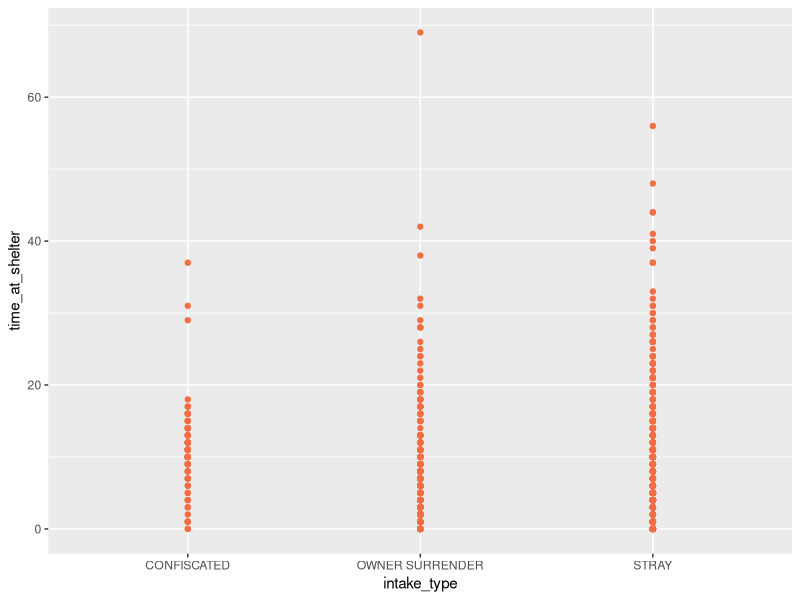
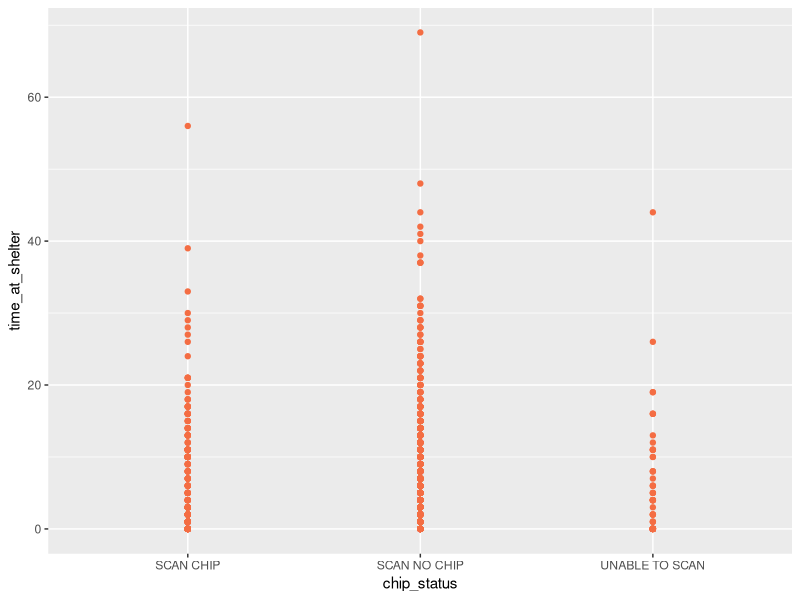
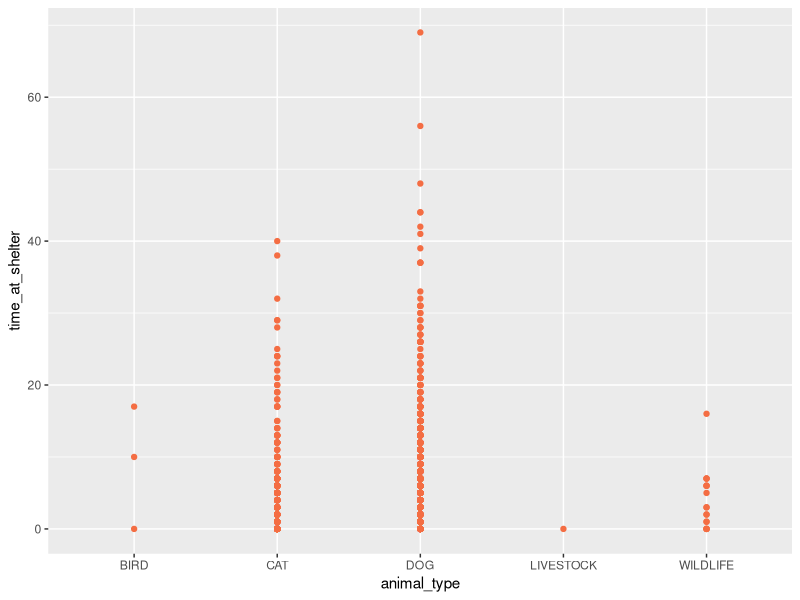
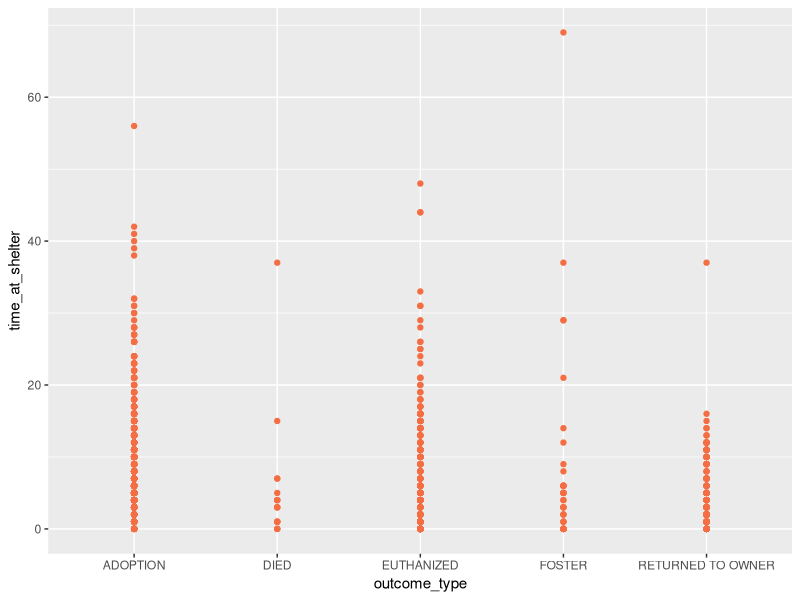
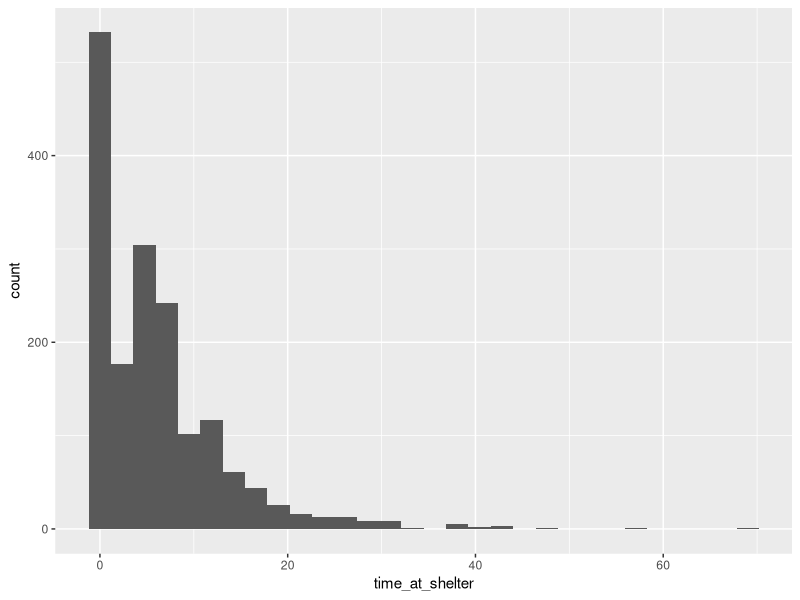
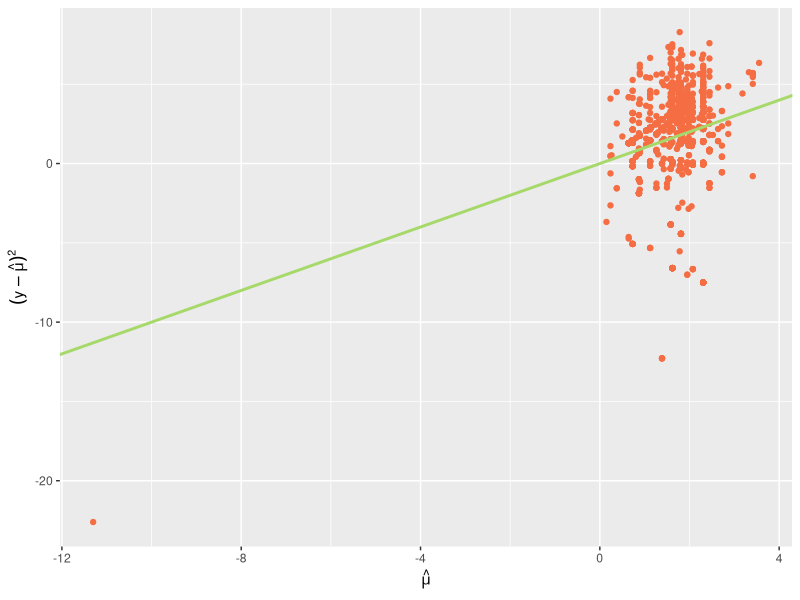
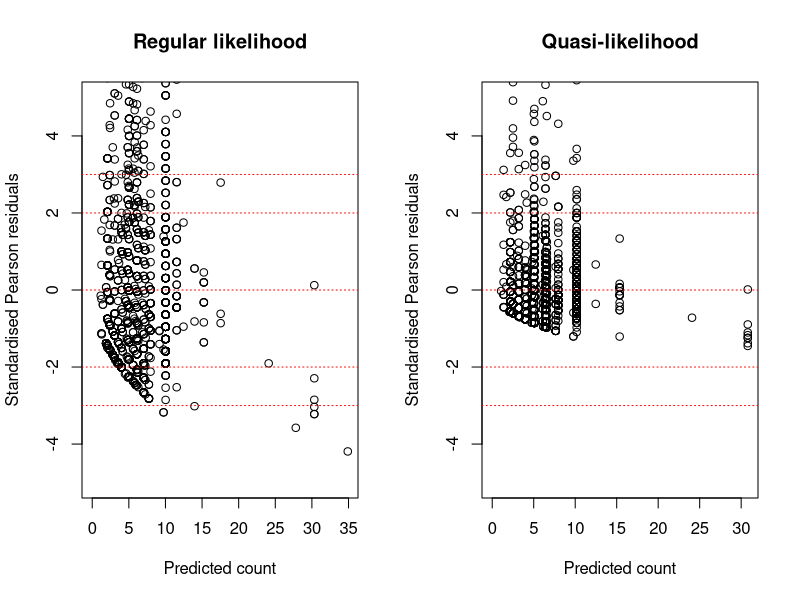

The R source for these figures, in order: (Note: this script raises an error after producing the figures.)
## ---- chunk 1
knitr::opts_chunk$set(echo = TRUE)
library(readr)
library(ggplot2)
library(tidyr)
library(dplyr)
library(scales)
library(skimr)
library(ggplot2)
library(tidyverse)
library(lmtest)
library(MASS)
library(pscl)
library(gridExtra)
## ---- chunk 2
animals=read.csv('dataset11.csv')
glimpse(animals)
## ---- chunk 3
p1<-ggplot(animals,mapping=aes(x=intake_type,y=time_at_shelter))+
  geom_point(col="#f46d43")
p2<-ggplot(animals,mapping=aes(x=chip_status,y=time_at_shelter))+
  geom_point(col="#f46d43")
p3<-ggplot(animals,mapping=aes(x=animal_type,y=time_at_shelter))+
  geom_point(col="#f46d43")
p4<-ggplot(animals,mapping=aes(x=outcome_type,y=time_at_shelter))+
  geom_point(col="#f46d43")
p1
p2
p3
p4
## ---- chunk 4
ggplot(data=animals,aes(x=time_at_shelter))+
  geom_histogram()
## ---- chunk 5
animals.cleaned=subset(animals,select=-c(month,year))
## ---- chunk 6
zero_set<-animals.cleaned%>%
  filter(time_at_shelter=="0")
nrow(zero_set)
## ---- chunk 7
animals.glm = glm(time_at_shelter~animal_type + intake_type + chip_status+outcome_type, data=animals.cleaned, family=poisson(link="log"))
animals.glm%>%
  summary()
## ---- chunk 8
#person statistic
sum(resid(animals.glm ,type="pearson")^2)
#Chi-Square(1665)
qchisq(0.95,1665,ncp=0)
## ---- chunk 9
ggplot(animals.glm, aes(x=log(fitted(animals.glm)), y=log((animals.cleaned$time_at_shelter-fitted(animals.glm))^2)))+ geom_point(col="#f46d43") +geom_abline(slope=1, intercept=0, col="#a6d96a", size=1) + ylab(expression((y-hat(mu))^2)) + xlab(expression(hat(mu)))
## ---- chunk 10
animals.outlier=animals.cleaned%>%
  mutate(x=fitted(animals.glm),y=(animals.cleaned$time_at_shelter-fitted(animals.glm))^2)
animals.cleaned2=animals.outlier %>% slice(-c(191,135))
## ---- chunk 11
animals.glm2 = glm(time_at_shelter~animal_type + intake_type + chip_status+outcome_type, data=animals.cleaned2, family=poisson(link="log"))
animals.glm2%>%
  summary()
## ---- chunk 12
animals.glm.quasi = glm(time_at_shelter~animal_type + intake_type + chip_status+outcome_type, data=animals.cleaned, family=quasipoisson(link="log"))
animals.glm.quasi%>%
  summary()
drop1(animals.glm.quasi, test = "F")
## ---- chunk 13
animals.glm.quasi = glm(time_at_shelter~animal_type + intake_type + outcome_type, data=animals.cleaned, family=quasipoisson(link="log"))
animals.glm.quasi%>%
  summary()
drop1(animals.glm.quasi, test = "F")
## ---- chunk 14
c(animals.glm$deviance, animals.glm.quasi$deviance)
## ---- chunk 15
pred <- predict(animals.glm, type = "response")
stand.resid <- rstandard(model = animals.glm, type = "pearson") # Standardised Pearson residuals
par(mfrow=c(1,2))
plot(x = pred, y = stand.resid, xlab = "Predicted count", ylab = "Standardised Pearson residuals",
main = "Regular likelihood", ylim = c(-5,5))
abline(h = c(-3, -2, 0, 2, 3), lty = "dotted", col = "red")

pred <- predict(animals.glm.quasi, type = "response")
stand.resid <- rstandard(model = animals.glm.quasi, type = "pearson") # Standardised Pearson residuals
plot(x = pred, y = stand.resid, xlab = "Predicted count", ylab = "Standardised Pearson residuals", main = "Quasi-likelihood", ylim = c(-5,5))
abline(h = c(-3, -2, 0, 2, 3), lty = "dotted", col = "red")
## ---- chunk 16
animals.glm.cleaned$df.null
qchisq(0.95,1655)
